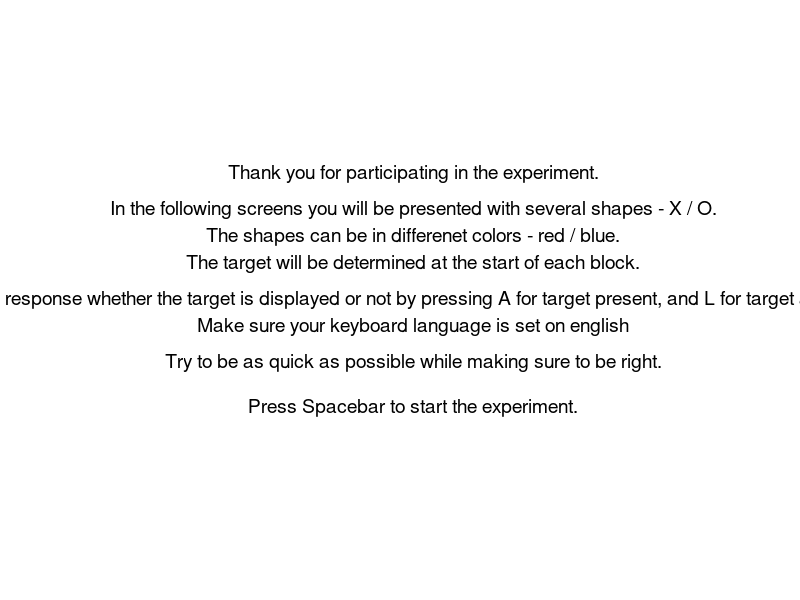

Source code (MATLAB): (Note: this script raises an error after producing the figure.)
clc; clear;
%% figure def
H = figure('units','normalized','position' ,[0 0 1 1]);
set(H,'Name','Visual Search Experiment');
set(H,'MenuBar','none');
set(H,'ToolBar','none');
set(H,'Color','w');
fontsize = 20;
axis off
inst = text(0.5,0.5,...
    {'Thank you for participating in the experiment.'  ' '  'In the following screens you will be presented with several shapes - X / O.'...
    'The shapes can be in differenet colors - red / blue.' 'The target will be determined at the start of each block.'...
    ' ' 'You are asked to response whether the target is displayed or not by pressing A for target present, and L for target absent on keyboard.'...
    'Make sure your keyboard language is set on english' ' ' 'Try to be as quick as possible while making sure to be right.' ...
    ' ' ' ' 'Press Spacebar to start the experiment.'}...
    ,'HorizontalAlignment' , 'center','FontSize',14);
space_to_continue;
%% experiment parameters
num_of_blocks = 8;
num_of_trails = 30;
max_time_in_sec = 4;
min_time_in_sec = 0.1;
min_correct_ans_per_block = 10;

cond = ["conj","feat"];
set_sizes = [4,8,12,16];
stimuli_shape = ["X", "O"];
color_vec = ["b","r"];

%% creating all data struct
Expirament = build_struct(num_of_blocks,cond,set_sizes,num_of_trails);
block_order = randperm(num_of_blocks);

%% collect data
for i = block_order   
    cur_block_name = (char("B"+i));
    Expirament.(cur_block_name) = run_block(Expirament.(cur_block_name),stimuli_shape,color_vec,num_of_trails);
end

%% pre processing

for i = 1:num_of_blocks
    cur_block_name = (char("B"+i));
    [Expirament.(cur_block_name),has_passed] = is_valid_block(Expirament.(cur_block_name),...
        min_correct_ans_per_block,max_time_in_sec,min_time_in_sec);
%     if has_passed == 0
%         error('not enough data');
%     end
end

%% Analisys

for i = 1:num_of_blocks
    cur_block_name = (char("B"+i));
    Cur_block = Expirament.(cur_block_name);
    
    target_trails = get_sub_vec_intersect(Cur_block.passed, 1,Cur_block.has_target, 1);
    no_target_trails = get_sub_vec_intersect(Cur_block.passed, 1,Cur_block.has_target, 0);
    
    Cur_block.results('mean','has_target') = {mean(Cur_block.rt(target_trails))};
    Cur_block.results('mean','no_target') = {mean(Cur_block.rt( no_target_trails))};
    Cur_block.results('SD','has_target') = {std(Cur_block.rt(target_trails))};
    Cur_block.results('SD','no_target') = {std(Cur_block.rt( no_target_trails))};
    Expirament.(cur_block_name) = Cur_block; 
end

    
 close all force;

